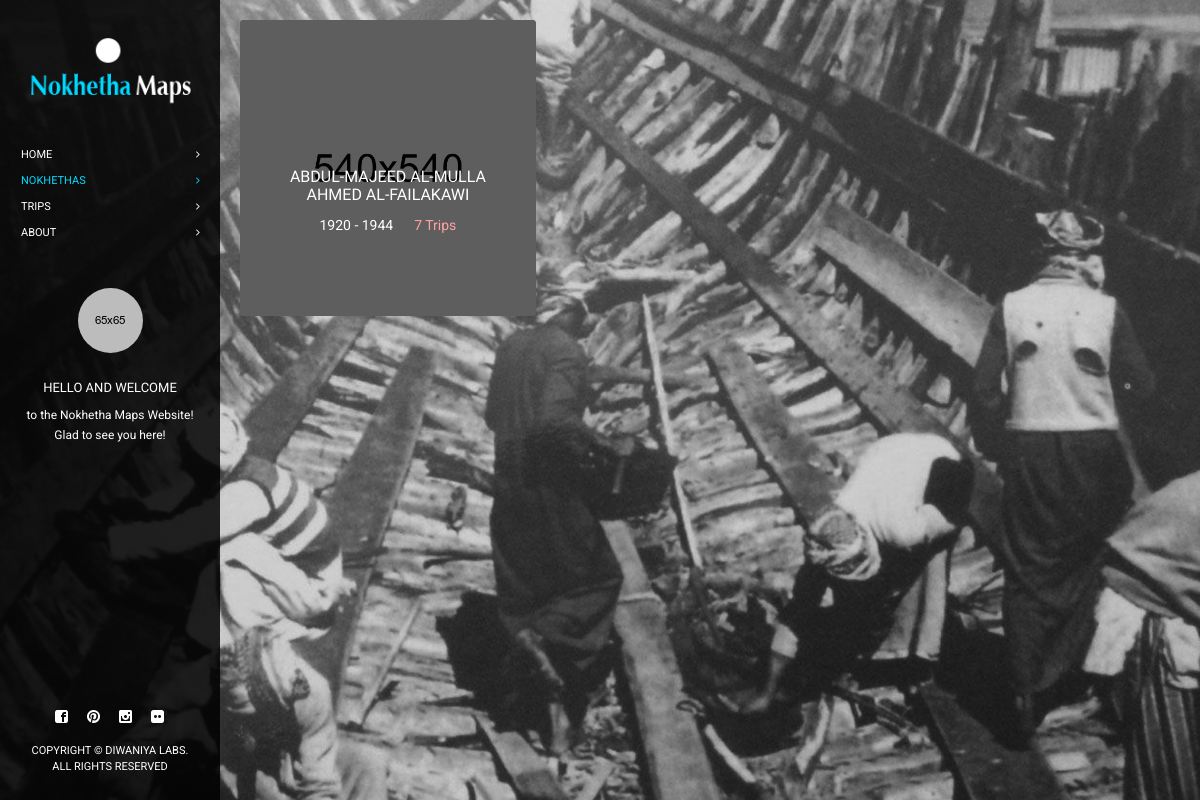
/maps/nokhethas, run on an earlier commit of the app's database.
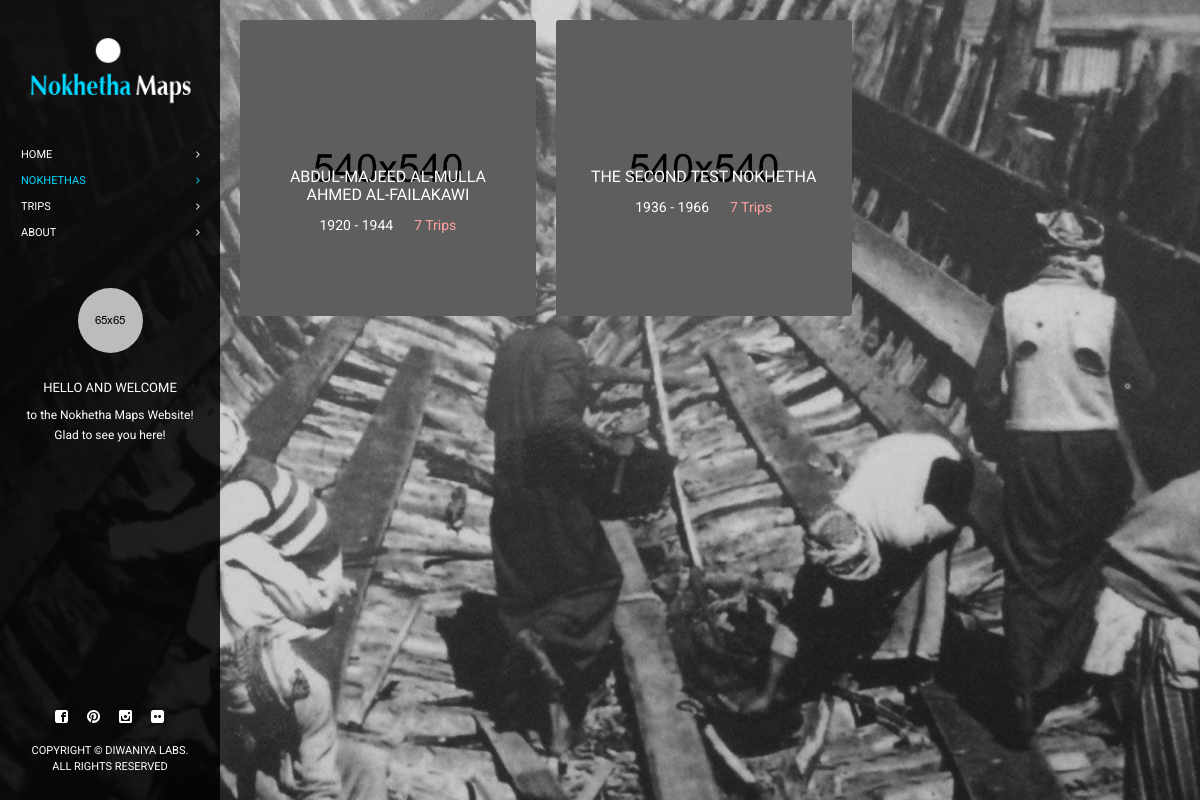
And on a later commit of the database.
### maps/models.py (models this page shows, shortened)
class Nokhetha(models.Model):
    nokhetha_name = models.CharField(max_length=200)
    nokhetha_desc = models.CharField(max_length=500)
    active_year_from = models.IntegerField()
    active_year_to = models.IntegerField()

### maps/views.py (the view)
def nokhethas(request):
    nokhetha_list = Nokhetha.objects.order_by('nokhetha_name')[:5]
    template = loader.get_template('maps/nokhethas.html')
    context = RequestContext(request, {
        'nokhetha_list': nokhetha_list,
    })
    return HttpResponse(template.render(context))

### maps/templates/maps/nokhethas.html (shortened to what this page needs)
<!DOCTYPE html>
{% load staticfiles %}
<html class="fullscreen">
<head>
<link rel="stylesheet" href="{% static 'maps/css/theme.css' %}" type="text/css" media="all" />
<link rel="stylesheet" href="{% static 'maps/css/responsive.css' %}" type="text/css" media="all" />
<link rel="stylesheet" href="{% static 'maps/css/custom.css' %}" type="text/css" media="all" />
</head>
<body>
	<header class="main_header">
    	<div class="header_scroll">
            <div class="header_wrapper">
            	<a href="../../../../maps/" class="logo"><img src="{% static 'maps/img/logo.png' %}" alt="" class="logo_def"><img src="{% static 'maps/img/retina/logo.png' %}" alt="" class="logo_retina"></a>
                <nav>
                	<div class="menu-main-menu-container">
                    	<ul id="menu-main-menu" class="menu">
                        	<li><a href="../../../../maps/"><span>Home</span></a></li>
                        	<li class="current-menu-item"><a href="#"><span>Nokhethas</span></a></li>
                        	<li><a href="#"><span>Trips</span></a></li>
                            <li><a href="about.html"><span>About</span></a></li>
                        </ul>
                    </div>
                </nav>
                <div class="widget_area">
                    <div class="span12">
                    	<div class="sidepanel widget_text">
                        	<div class="textwidget">
                            	<div class="center_text">
                                	<img src="{% static 'maps/img/imgs/widget.jpg' %}" alt="" class="header_widget" />
                                    <h6>Hello And Welcome</h6>
                                    to the Nokhetha Maps Website! Glad to see you here!
                                </div>
                            </div>
                        </div>
                    </div>
                </div>
            </div>
            <div class="footer_wrapper">
                <div class="socials_wrapper">
                    <ul class="socials_list">
                    	<li><a class="ico_social_facebook" target="_blank" href="http://facebook.com" title="Facebook"></a></li>
                        <li><a class="ico_social_pinterest" target="_blank" href="http://pinterest.com" title="Pinterest"></a></li>
                        <li><a class="ico_social_instagram" target="_blank" href="http://instagram.com" title="Instagram"></a></li>
                        <li><a class="ico_social_flickr" target="_blank" href="http://flickr.com" title="Flickr"></a></li>
                    </ul>
                </div>
                <div class="copyright">Copyright &copy; Diwaniya Labs.<br>All Rights Reserved</div>
            </div>
    	</div>
	</header>
    <div class="fullscreen_block hided">
        <div class="fs_blog_module fw_port_module sorting_block">
             {% if nokhetha_list %}
                {% for nokhetha in nokhetha_list %}
                <div class="blogpost_preview_fw fw-portPreview element nature">
                    <div class="fw-portPreview-wrapper mas_style1 pr40 pb40">
                        <a href="/maps/nokhetha/{{ nokhetha.id }}">
                            <img src="{% static 'maps/img/portfolio/grid/1.jpg' %}" alt="" class="fw_featured_image" width="540">
                            <div class="fw-portPreview-fadder"></div>
                            <div class="fw-portPreview-content">
                                <h2 class="fw-portPreview-title">{{ nokhetha.nokhetha_name }}</h2>
                                <div class="block_likes">
                                    <div class="fw-portPreview-views">
                                         <span>{{ nokhetha.active_year_from }} - {{ nokhetha.active_year_to }}</span>
                                    </div>
                                    <div class="fw-portPreview-likes">
                                         <span>7 Trips</span>
                                    </div>
                                </div>
                            </div>
                        </a>
                    </div>
                </div>
                {% endfor %}
            {% else %}
                <p>No Nokhs are Defined.</p>
            {% endif %}
        </div>
    </div>
    <div class="custom_bg img_bg def_bg"></div>
</body>
</html>

### maps/static/maps/css/responsive.css (style rules this page uses)
img.logo_def { display: block; }
@media only screen and (max-width: 1440px) { .fullscreen_block .blogpost_preview_fw { width: calc(25% - 1px); display: inline-block; } }
@media only screen and (min-width: 1200px) and (max-width: 1440px) { .fw-portPreview-title { font-size: 16px; line-height: 18px; } }
@media only screen and (min-width: 960px) and (max-width: 1200px) { .main_header { width: 220px; padding: 0 20px 0 20px; } }
@media only screen and (min-width: 960px) and (max-width: 1200px) { .logo { margin-top: 24px; } }
@media only screen and (min-width: 960px) and (max-width: 1200px) { .logo img { width: 100%; height: auto; } }
@media only screen and (min-width: 960px) and (max-width: 1200px) { .main_header nav { padding: 20px 0 20px 1px; } }
@media only screen and (min-width: 960px) and (max-width: 1200px) { .fullscreen_block { padding: 0 0 0 220px; text-align: left; } }
@media only screen and (min-width: 960px) and (max-width: 1200px) { .fs_blog_module { margin: 20px 0 0 20px; } }
@media only screen and (min-width: 960px) and (max-width: 1200px) { .mas_style1 { padding: 0 20px 20px 0 !important; } }
@media only screen and (min-width: 960px) and (max-width: 1200px) { .fw-portPreview-title { font-size: 16px; line-height: 18px; } }
@media only screen and (min-width: 960px) and (max-width: 1200px) { .fullscreen_block .blogpost_preview_fw { width:calc(33% - 1px); } }

What changed in the data, as far as the page shows it:
added Nokhetha: nokhetha_name "THE SECOND TEST NOKHETHA", active_year_from "1936", active_year_to "1966"
